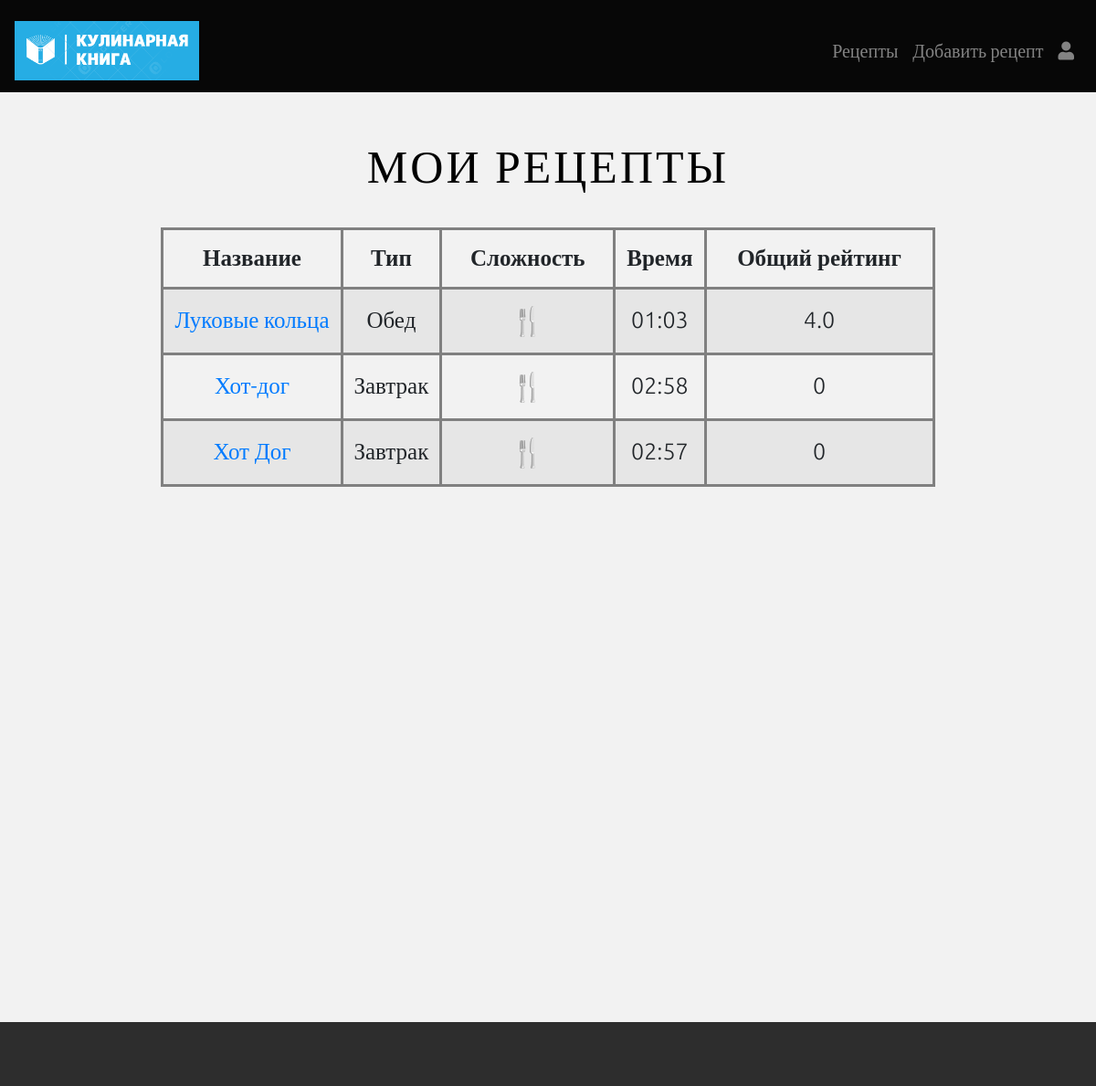
Screenshot of /recipes/yours (signed in) with the database file from the repository.
### main/models.py (models this page shows, shortened)
class BaseModel(models.Model):
    objects = models.Manager()
    class Meta:
        abstract = True

class Recipe(BaseModel):
    MEAL_CHOICES = (
        ('Завтрак', 'Завтрак'),
        ('Обед', 'Обед'),
        ('Ужин', 'Ужин'),
        ('Напиток', 'Напиток'),
        ('Десерт', 'Десерт'),
    )
    name = models.CharField(max_length=150, verbose_name="Название блюда")
    user = models.ForeignKey(AdvUser, on_delete=models.SET_NULL, null=True)
    public = models.BooleanField()
    url_video = models.CharField(max_length=400, verbose_name="Ссылка на видео", default="NUll", null=True)
    text = models.CharField(max_length=4000, verbose_name="Инструкция")
    image = models.ImageField(null=True)
    meal_type = models.CharField(max_length=50, choices=MEAL_CHOICES, default='завтрак',
                                 verbose_name="Название трапезы")
    complexity = models.IntegerField(
        verbose_name="Сложность приговления блюда",
        default=1,
        validators=[
            MaxValueValidator(5),
            MinValueValidator(1)
        ]
    )
    cooking_time = models.IntegerField(verbose_name="Время приготовления в секундах")
    class Meta:
        verbose_name_plural = 'рецепты'
        verbose_name = 'рецепт'
        ordering = ['-name']

### main/views.py (the view)
# urls.py: path('recipes/yours', views.view_yours_recipe, name='yours_recipe'),
def view_yours_recipe(request):
    title = 'Мои рецепты'
    all_recipe = Recipe.objects.order_by('id')
    all_rating = Rating.objects.order_by('id')
    buffer = []
    a = FavoriteDishes.objects.filter(user = request.user)
    for a in range(len(all_recipe)):
        try:
            if all_recipe[a].user == request.user:
                all_recipe[a].hours = services.rounding_up_hours(all_recipe[a].cooking_time)
                all_recipe[a].minutes = int(all_recipe[a].cooking_time) % 60
                all_recipe[a].rating = services.get_rating(all_recipe[a], request.user)
                buffer.append(all_recipe[a])
        except Exception:
            pass
    all_recipe = buffer
    context = {
        'info': "Выберите категорию для фильтрации поиска:",
        'title': title,
        'heading': title,
        'all_recipe': all_recipe,
        'all_rating': all_rating,
    }
    return render(request, "main/chosen_recipes.html", context)

### main/services.py (called while the page is built)
def rounding_up_hours(minutes):
    if minutes < 60:
       return 0
    else:
       return round(minutes/60)

def get_rating(one_recipe, user):
    rating = Rating.objects.filter(recipe_id=one_recipe)
    count = 0
    all = 0
    for a in rating:
        all += int(a.rating)
        count += 1
    try:
        here_rating = Rating.objects.get(recipe_id=one_recipe, user=user)
        here_rating =   here_rating.rating
    except Exception:
        here_rating = "0"
    if count == 0:  # Это нужно чтобы он не поделил на ноль
        return {'rating': 0,
                'here_rating': here_rating,
                }
    else:
        return {'rating': str(round(all / count, 2)),
                'here_rating': here_rating,
                }

### main/views.py (called while the page is built)
@register.filter
def get_range(value):
    return range(value)

### main/templates/main/chosen_recipes.html (shortened to what this page needs)
{% extends 'main/base.html' %}
{% load static %}
{% block content %}
<h1>{{ heading }}</h1>
<div class="main_welcom">
    <div class="scroll_table">
      <table class="table table-striped table-hover chose_table table-bordered border-dark">
        <thead>
          <tr>
            <th style="max-width: 150px;" scope="col">Название</th>
            <th scope="col">Тип</th>
            <th style="min-width: 190px;" scope="col">Сложность</th>
            <th scope="col">Время</th>
            <th scope="col"  style="width: 250px;">Общий рейтинг</th>
        </thead>
           <tbody>
          {% for el in all_recipe %}
          <tr>
              <td><a href="{% url 'view_recipe' el.pk %}">{{ el.name }}</a></td>
            <td>{{ el.meal_type }}</td>
            <td>
              <form action="#" class="form form">
                  <div class="form_item">
                          {% for _ in el.complexity|get_range %}
                          <div class="complexity-rating">
                              <div class="complexity-rating__items">
                                  <label class="complexity-rating__label"></label>
                              </div>
                          </div>
                          {% endfor %}
                  </div>
              </form>
            </td>
            <td>{% if el.hours <= 9 %}0{% endif %}{{ el.hours }}:{% if el.minutes <= 9 %}0{% endif %}{{ el.minutes }}</td>
            <td>{{ el.rating.rating }}</td>
          </tr>
          {% endfor %}
        </tbody>
      </table>
    </div>
</div>
{% endblock %}

### main/static/main/css/styles.css (style rules this page uses)
* { margin: 0; padding: 0; }
body { justify-content: center; align-items: center; text-align: center; background-color: #f2f2f2; font-family: "Lato"; font-weight: 300; font-size: 25px; color: #555; font-family: "Ubuntu"; text-align: justify; -webkit-font-smoothing: antialiased; -webkit-overflow-scrolling: touch; }
h1, h2, h3, h4, h5, h6 { font-family: "Ubuntu"; font-weight: 1200; color: black; margin-left: auto; margin-right: auto; text-align: center; margin-top: 10px; margin-bot: 10px; }
h1 { margin-top: 50px; margin-bot: 15px; font-size: 50px; font-weight: 300; letter-spacing: 3px; text-transform: uppercase; margin-left: auto; margin-right: auto; }
a:link { text-decoration: none; }
.main_welcom { display: flex; margin: auto; margin-top: 30px; margin-bot: 25px; flex-direction: column; background-size: cover; background-position: 50% 50%; max-width: 1050px; min-height: 100vh; }
.chose_table { width: 100%; margin: 0 !important; text-align: center; vertical-align: middle !important; }
.chose_table th, .chose_table td { text-align: center; vertical-align: middle !important; border: 3px solid gray; }
.scroll_table { max-width: 99vw; overflow-x: auto; }
form { justify-content: center; align-items: center; }
table { margin-left: 10px; margin-right: 10px; margin-top: 10px; }
.complexity-rating { position: relative; font-size: 30px; display: inline-block; }
.complexity-rating::before { content: "🍴"; display: block; }
.complexity-rating__items { position: absolute; width: 100%; height: 100%; top: 0; left: 0; display: flex; flex-direction: row-reverse; overflow: hidden; }
.complexity-rating__label { flex: 0 0 20%; height: 100%; cursor: pointer; color: #fff; }
.complexity-rating__label::before { content: "🍴"; display: block; transition: all 0.3s ease 0s; }

### rows the page displays
Recipe: name "Луковые кольца", meal_type "Обед", complexity 1 (drawn), shows "0", hours "1", minutes "3", rating.rating "4.0"
Recipe: name "Хот-дог", meal_type "Завтрак", complexity 1 (drawn), shows "0", hours "2", minutes "58", rating.rating "0"
Recipe: name "Хот Дог", meal_type "Завтрак", complexity 1 (drawn), shows "0", hours "2", minutes "57", rating.rating "0"

### other values shown
{{ heading }} "МОИ РЕЦЕПТЫ"
